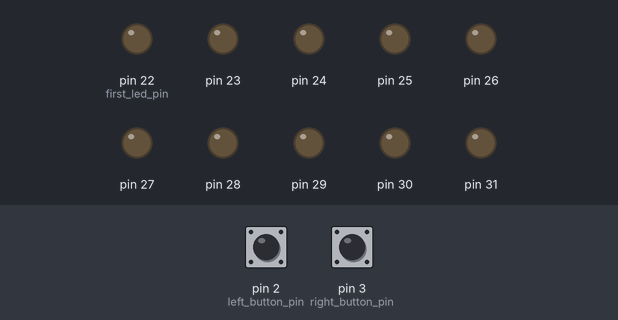
The sketch below on a simulated Arduino Mega 2560, built with avr-gcc and run on an emulated ATmega2560. On the bench: output pins drawn as LEDs (lit = HIGH). The test bench sets the inputs (shaded band); at power-on: pin 2 (left_button_pin) LOW, pin 3 (right_button_pin) LOW.

Above: at 1.2 s.
1.3 s: pin 2 (left_button_pin) pulled HIGH for 0.15 s
At 2.5 s:
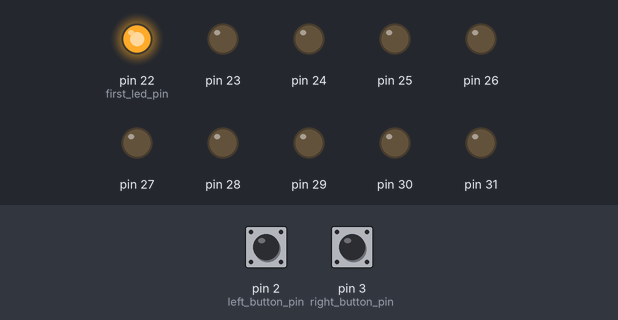
2.9 s: pin 3 (right_button_pin) pulled HIGH for 0.15 s
At 3.8 s:
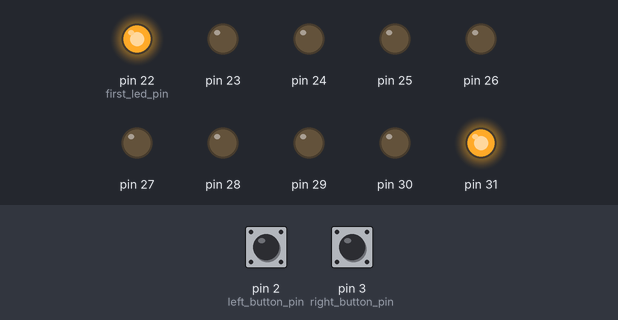
4.5 s: pin 2 (left_button_pin) pulled HIGH for 1 s
At 5.0 s:
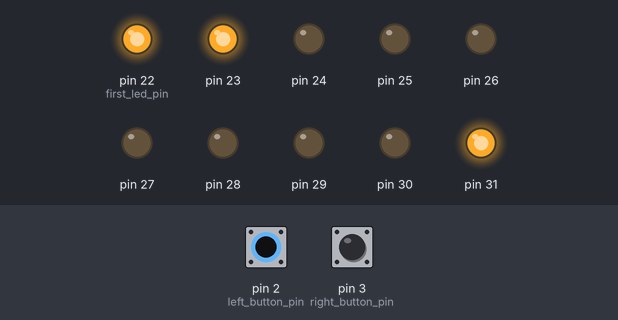
7.0 s: pin 3 (right_button_pin) pulled HIGH for 1 s
At 8.1 s:
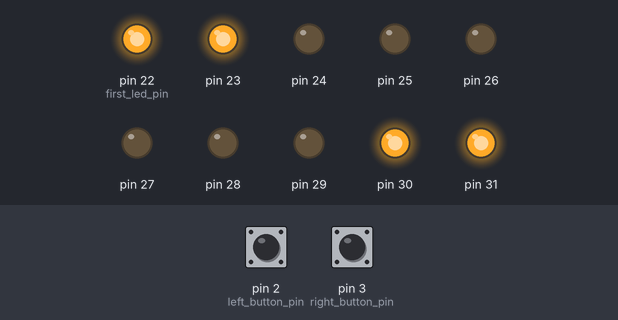
9.5 s: pin 2 (left_button_pin) pulled HIGH for 0.15 s
At 10.0 s:
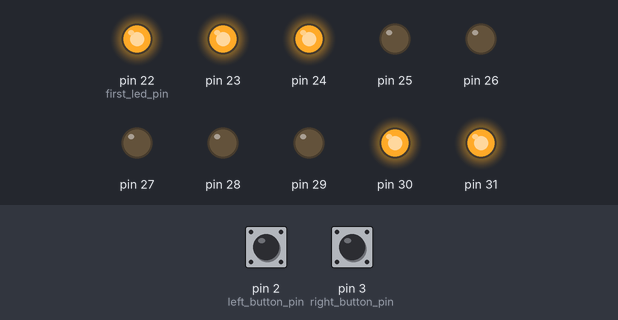
11.1 s: pin 3 (right_button_pin) pulled HIGH for 0.15 s
At 12.5 s:
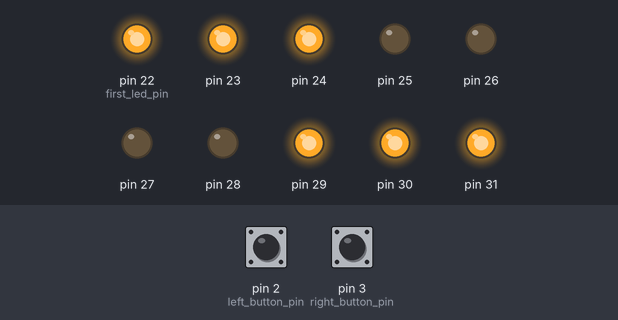
Timing chart, 0 to 13.7 s (numbered marks = the images above; inputs shaded):
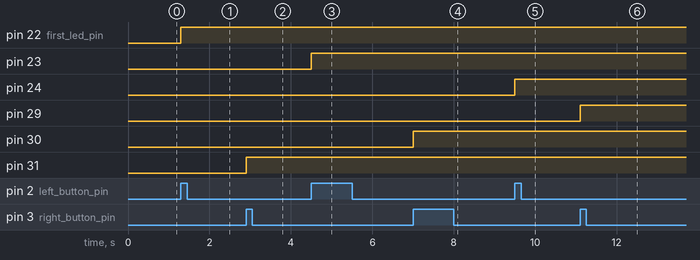

Measured:
- after the input at 1.3 s, pin 22 (first_led_pin): LOW → HIGH at once
- after the input at 2.9 s, pin 31: LOW → HIGH at once
- after the input at 4.5 s, pin 23: LOW → HIGH at once
- after the input at 7.0 s, pin 30: LOW → HIGH at once
- after the input at 9.5 s, pin 24: LOW → HIGH at once
- after the input at 11.1 s, pin 29: LOW → HIGH at once

The sketch:

_6colliding_lights.ino
```cpp
int first_led_pin = 22;

const int left_button_pin = 2;
const int right_button_pin = 3;

bool leftbutton_pushed = false;
bool rightbutton_pushed = false;

int leftmost_pointer;
int rightmost_pointer;

const int left_pointer_mover = 1;
const int right_pointer_mover = -1;

void setup() {
  // put your setup code here, to run once:
  for(int light_pin = first_led_pin; light_pin < first_led_pin + 10; light_pin++)
    pinMode(light_pin, OUTPUT);
  pinMode(left_button_pin, INPUT);
  pinMode(right_button_pin, INPUT);
  leftmost_pointer = first_led_pin;
  rightmost_pointer = first_led_pin + 9;
}

void loop() {
  // put your main code here, to run repeatedly:
  check_input(left_button_pin, leftbutton_pushed, leftmost_pointer, left_pointer_mover);
  check_input(right_button_pin, rightbutton_pushed, rightmost_pointer, right_pointer_mover);
}

void check_input(int button_pin, bool& button_pushed, int& light_pointer, int pointer_mover) {
  if(digitalRead(button_pin) == HIGH && !button_pushed) {
    button_pushed = true;
    light_up_next(light_pointer, pointer_mover);
  }
  else if(digitalRead(button_pin) == LOW && button_pushed) {
    button_pushed = false;
  }
}

void light_up_next(int& light_pointer, int pointer_mover) {
  if(light_pointer >= first_led_pin && light_pointer <= first_led_pin + 9)
    digitalWrite(light_pointer, HIGH);
  light_pointer += pointer_mover;
}
```
